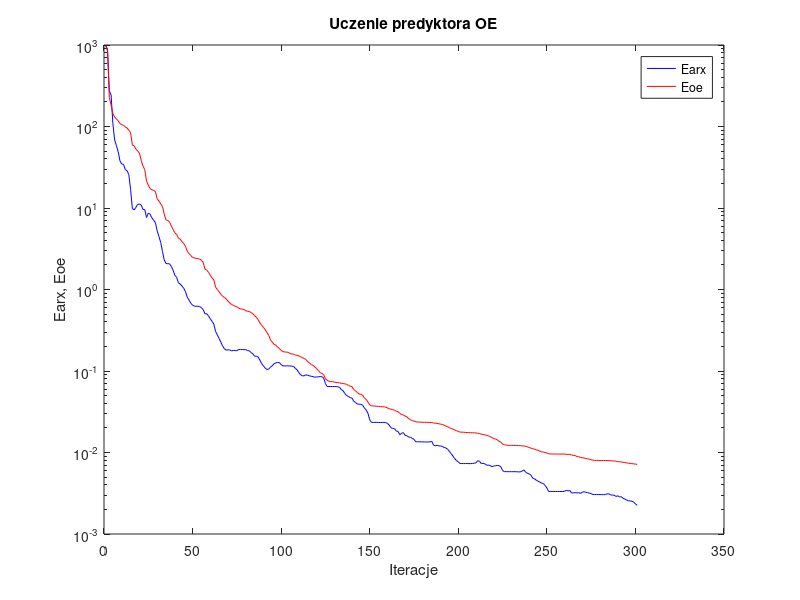
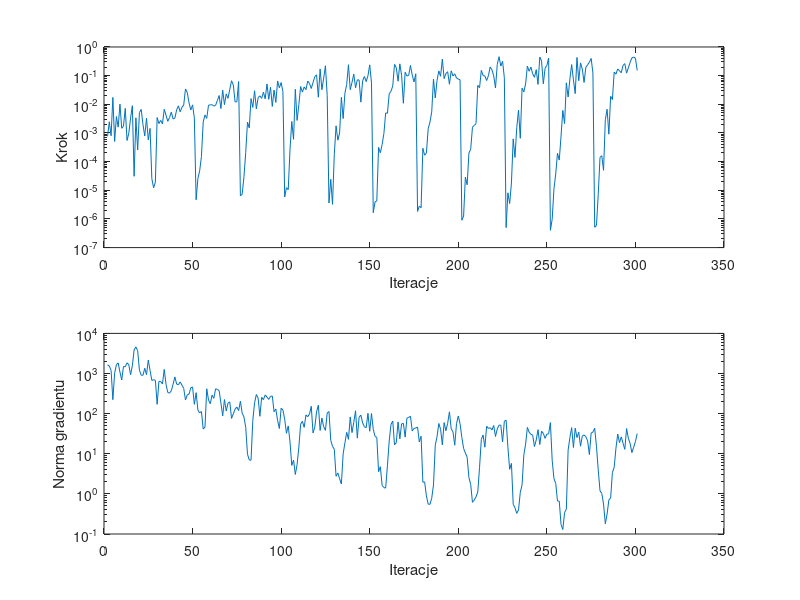

Write MATLAB code to recreate these figures, in order.
%uczenie predyktora oe
clear all;
n=0; farx(n+1)=9.885546e+002; foe(n+1)=9.744134e+002; wspucz(n+1)=0.000000e+000; ng(n+1)=0.000000e+000;
%odnowa zmiennej metryki
n=1; farx(n+1)=8.839626e+002; foe(n+1)=8.388249e+002; krok(n+1)=7.663457e-004; ng(n+1)=1.645468e+003;
n=2; farx(n+1)=2.741251e+002; foe(n+1)=2.270319e+002; krok(n+1)=2.444561e-003; ng(n+1)=1.536104e+003;
n=3; farx(n+1)=2.441136e+002; foe(n+1)=1.841791e+002; krok(n+1)=7.989279e-004; ng(n+1)=1.191142e+003;
n=4; farx(n+1)=1.094943e+002; foe(n+1)=1.447848e+002; krok(n+1)=1.740861e-002; ng(n+1)=2.226736e+002;
n=5; farx(n+1)=6.831485e+001; foe(n+1)=1.301953e+002; krok(n+1)=5.045766e-004; ng(n+1)=1.022761e+003;
n=6; farx(n+1)=5.832012e+001; foe(n+1)=1.241991e+002; krok(n+1)=3.739948e-003; ng(n+1)=1.659596e+003;
n=7; farx(n+1)=4.914933e+001; foe(n+1)=1.175549e+002; krok(n+1)=1.599773e-003; ng(n+1)=1.841479e+003;
n=8; farx(n+1)=3.791745e+001; foe(n+1)=1.087008e+002; krok(n+1)=1.012568e-002; ng(n+1)=1.083094e+003;
n=9; farx(n+1)=3.460372e+001; foe(n+1)=1.052991e+002; krok(n+1)=1.457389e-003; ng(n+1)=6.907782e+002;
n=10; farx(n+1)=3.440375e+001; foe(n+1)=1.034291e+002; krok(n+1)=1.742611e-003; ng(n+1)=1.498290e+003;
n=11; farx(n+1)=2.962868e+001; foe(n+1)=9.905459e+001; krok(n+1)=7.191611e-003; ng(n+1)=1.470401e+003;
n=12; farx(n+1)=2.864128e+001; foe(n+1)=9.593142e+001; krok(n+1)=5.469456e-004; ng(n+1)=1.852572e+003;
n=13; farx(n+1)=2.581009e+001; foe(n+1)=9.032683e+001; krok(n+1)=9.800929e-004; ng(n+1)=1.654734e+003;
n=14; farx(n+1)=1.690171e+001; foe(n+1)=8.399509e+001; krok(n+1)=3.303815e-003; ng(n+1)=9.310391e+002;
n=15; farx(n+1)=9.890082e+000; foe(n+1)=5.942434e+001; krok(n+1)=8.966852e-003; ng(n+1)=1.557356e+003;
n=16; farx(n+1)=9.477258e+000; foe(n+1)=5.783221e+001; krok(n+1)=3.079431e-005; ng(n+1)=3.883183e+003;
n=17; farx(n+1)=1.017739e+001; foe(n+1)=5.292672e+001; krok(n+1)=3.373181e-003; ng(n+1)=4.601748e+003;
n=18; farx(n+1)=1.109582e+001; foe(n+1)=5.009284e+001; krok(n+1)=2.534717e-004; ng(n+1)=3.707725e+003;
n=19; farx(n+1)=1.118368e+001; foe(n+1)=4.716044e+001; krok(n+1)=5.190450e-003; ng(n+1)=1.211339e+003;
n=20; farx(n+1)=1.088952e+001; foe(n+1)=3.846723e+001; krok(n+1)=6.607631e-003; ng(n+1)=9.067399e+002;
n=21; farx(n+1)=9.590071e+000; foe(n+1)=3.255219e+001; krok(n+1)=1.957529e-003; ng(n+1)=9.060233e+002;
n=22; farx(n+1)=9.576293e+000; foe(n+1)=2.967759e+001; krok(n+1)=7.819157e-004; ng(n+1)=1.351648e+003;
n=23; farx(n+1)=7.653194e+000; foe(n+1)=2.138167e+001; krok(n+1)=3.258295e-003; ng(n+1)=9.364898e+002;
n=24; farx(n+1)=8.644514e+000; foe(n+1)=1.907639e+001; krok(n+1)=5.762304e-004; ng(n+1)=2.161929e+003;
n=25; farx(n+1)=8.420212e+000; foe(n+1)=1.736681e+001; krok(n+1)=1.441974e-003; ng(n+1)=1.194102e+003;
%odnowa zmiennej metryki
n=26; farx(n+1)=7.593672e+000; foe(n+1)=1.674091e+001; krok(n+1)=2.549454e-005; ng(n+1)=6.734874e+002;
n=27; farx(n+1)=7.067629e+000; foe(n+1)=1.639571e+001; krok(n+1)=1.221656e-005; ng(n+1)=7.010764e+002;
n=28; farx(n+1)=6.619865e+000; foe(n+1)=1.599751e+001; krok(n+1)=1.909813e-005; ng(n+1)=6.762220e+002;
n=29; farx(n+1)=5.257320e+000; foe(n+1)=1.297336e+001; krok(n+1)=3.452691e-003; ng(n+1)=1.705216e+002;
n=30; farx(n+1)=4.472188e+000; foe(n+1)=1.219524e+001; krok(n+1)=2.129131e-003; ng(n+1)=6.384186e+002;
n=31; farx(n+1)=3.785069e+000; foe(n+1)=1.123722e+001; krok(n+1)=2.739044e-003; ng(n+1)=6.321203e+002;
n=32; farx(n+1)=2.932638e+000; foe(n+1)=1.045578e+001; krok(n+1)=2.090702e-003; ng(n+1)=5.481830e+002;
n=33; farx(n+1)=2.306896e+000; foe(n+1)=8.413771e+000; krok(n+1)=6.700076e-003; ng(n+1)=1.265184e+003;
n=34; farx(n+1)=2.087507e+000; foe(n+1)=7.142996e+000; krok(n+1)=4.187528e-003; ng(n+1)=5.416708e+002;
n=35; farx(n+1)=2.071375e+000; foe(n+1)=7.025010e+000; krok(n+1)=2.553842e-003; ng(n+1)=3.370410e+002;
n=36; farx(n+1)=2.069225e+000; foe(n+1)=6.695828e+000; krok(n+1)=3.453973e-003; ng(n+1)=3.242476e+002;
n=37; farx(n+1)=1.921266e+000; foe(n+1)=6.039502e+000; krok(n+1)=5.320104e-003; ng(n+1)=3.726288e+002;
n=38; farx(n+1)=1.724626e+000; foe(n+1)=5.444484e+000; krok(n+1)=3.065383e-003; ng(n+1)=5.404219e+002;
n=39; farx(n+1)=1.492894e+000; foe(n+1)=4.978829e+000; krok(n+1)=3.303815e-003; ng(n+1)=8.235009e+002;
n=40; farx(n+1)=1.410370e+000; foe(n+1)=4.730016e+000; krok(n+1)=6.349841e-003; ng(n+1)=5.469545e+002;
n=41; farx(n+1)=1.209690e+000; foe(n+1)=4.271945e+000; krok(n+1)=8.855578e-003; ng(n+1)=5.221047e+002;
n=42; farx(n+1)=1.166803e+000; foe(n+1)=4.145968e+000; krok(n+1)=5.478088e-003; ng(n+1)=6.166173e+002;
n=43; farx(n+1)=1.102436e+000; foe(n+1)=3.860573e+000; krok(n+1)=7.860345e-003; ng(n+1)=5.119886e+002;
n=44; farx(n+1)=1.036124e+000; foe(n+1)=3.664216e+000; krok(n+1)=9.479197e-003; ng(n+1)=4.249750e+002;
n=45; farx(n+1)=9.437592e-001; foe(n+1)=3.384508e+000; krok(n+1)=3.432277e-002; ng(n+1)=2.184371e+002;
n=46; farx(n+1)=8.038612e-001; foe(n+1)=2.943195e+000; krok(n+1)=2.594061e-002; ng(n+1)=2.940599e+002;
n=47; farx(n+1)=7.415671e-001; foe(n+1)=2.754781e+000; krok(n+1)=1.121665e-002; ng(n+1)=3.065306e+002;
n=48; farx(n+1)=6.802570e-001; foe(n+1)=2.613154e+000; krok(n+1)=6.353015e-003; ng(n+1)=4.406563e+002;
n=49; farx(n+1)=6.407309e-001; foe(n+1)=2.469568e+000; krok(n+1)=9.533414e-003; ng(n+1)=4.617463e+002;
n=50; farx(n+1)=6.258994e-001; foe(n+1)=2.440907e+000; krok(n+1)=3.367365e-003; ng(n+1)=1.708830e+002;
%odnowa zmiennej metryki
n=51; farx(n+1)=6.219739e-001; foe(n+1)=2.408411e+000; krok(n+1)=4.670339e-006; ng(n+1)=3.333895e+002;
n=52; farx(n+1)=6.241780e-001; foe(n+1)=2.392618e+000; krok(n+1)=2.567510e-005; ng(n+1)=1.229979e+002;
n=53; farx(n+1)=6.169574e-001; foe(n+1)=2.368134e+000; krok(n+1)=4.766085e-005; ng(n+1)=1.044968e+002;
n=54; farx(n+1)=5.973818e-001; foe(n+1)=2.283782e+000; krok(n+1)=1.516739e-004; ng(n+1)=1.126697e+002;
n=55; farx(n+1)=5.677273e-001; foe(n+1)=2.148069e+000; krok(n+1)=2.404573e-003; ng(n+1)=4.143928e+001;
n=56; farx(n+1)=5.020806e-001; foe(n+1)=1.777975e+000; krok(n+1)=4.259233e-003; ng(n+1)=4.588587e+001;
n=57; farx(n+1)=5.045117e-001; foe(n+1)=1.727397e+000; krok(n+1)=3.225080e-003; ng(n+1)=4.168451e+002;
n=58; farx(n+1)=4.733659e-001; foe(n+1)=1.624588e+000; krok(n+1)=9.317009e-003; ng(n+1)=2.186653e+002;
n=59; farx(n+1)=4.366829e-001; foe(n+1)=1.492604e+000; krok(n+1)=9.552064e-003; ng(n+1)=1.766835e+002;
n=60; farx(n+1)=4.066885e-001; foe(n+1)=1.388011e+000; krok(n+1)=9.707132e-003; ng(n+1)=2.894811e+002;
n=61; farx(n+1)=3.768584e-001; foe(n+1)=1.314089e+000; krok(n+1)=8.672124e-003; ng(n+1)=2.403233e+002;
n=62; farx(n+1)=3.051494e-001; foe(n+1)=1.067431e+000; krok(n+1)=9.222377e-003; ng(n+1)=4.149199e+002;
n=63; farx(n+1)=2.767471e-001; foe(n+1)=9.984787e-001; krok(n+1)=1.360047e-002; ng(n+1)=4.031293e+002;
n=64; farx(n+1)=2.501638e-001; foe(n+1)=9.379566e-001; krok(n+1)=2.024365e-002; ng(n+1)=3.735476e+002;
n=65; farx(n+1)=2.244307e-001; foe(n+1)=8.717939e-001; krok(n+1)=7.088910e-003; ng(n+1)=1.833400e+002;
n=66; farx(n+1)=2.017781e-001; foe(n+1)=8.252909e-001; krok(n+1)=3.123706e-002; ng(n+1)=8.785477e+001;
n=67; farx(n+1)=1.874575e-001; foe(n+1)=7.972311e-001; krok(n+1)=9.691715e-003; ng(n+1)=2.243981e+002;
n=68; farx(n+1)=1.798872e-001; foe(n+1)=7.671140e-001; krok(n+1)=2.307159e-002; ng(n+1)=1.160151e+002;
n=69; farx(n+1)=1.823344e-001; foe(n+1)=7.196800e-001; krok(n+1)=1.619061e-002; ng(n+1)=1.830120e+002;
n=70; farx(n+1)=1.811545e-001; foe(n+1)=6.828399e-001; krok(n+1)=3.323730e-002; ng(n+1)=1.964957e+002;
n=71; farx(n+1)=1.765281e-001; foe(n+1)=6.548216e-001; krok(n+1)=6.640781e-002; ng(n+1)=7.602758e+001;
n=72; farx(n+1)=1.784854e-001; foe(n+1)=6.381871e-001; krok(n+1)=4.732423e-002; ng(n+1)=9.884132e+001;
n=73; farx(n+1)=1.780383e-001; foe(n+1)=6.232030e-001; krok(n+1)=1.204622e-002; ng(n+1)=1.293225e+002;
n=74; farx(n+1)=1.773700e-001; foe(n+1)=6.125071e-001; krok(n+1)=1.226253e-002; ng(n+1)=1.459752e+002;
n=75; farx(n+1)=1.840132e-001; foe(n+1)=5.921863e-001; krok(n+1)=6.237096e-002; ng(n+1)=1.189214e+002;
%odnowa zmiennej metryki
n=76; farx(n+1)=1.837540e-001; foe(n+1)=5.784052e-001; krok(n+1)=6.394006e-006; ng(n+1)=2.044597e+002;
n=77; farx(n+1)=1.834636e-001; foe(n+1)=5.749291e-001; krok(n+1)=7.316160e-006; ng(n+1)=1.026952e+002;
n=78; farx(n+1)=1.825880e-001; foe(n+1)=5.673166e-001; krok(n+1)=2.965489e-005; ng(n+1)=8.278690e+001;
n=79; farx(n+1)=1.831135e-001; foe(n+1)=5.491371e-001; krok(n+1)=2.064885e-004; ng(n+1)=4.552839e+001;
n=80; farx(n+1)=1.781396e-001; foe(n+1)=5.407636e-001; krok(n+1)=2.391214e-003; ng(n+1)=9.746570e+000;
n=81; farx(n+1)=1.770774e-001; foe(n+1)=5.391834e-001; krok(n+1)=1.495426e-003; ng(n+1)=7.006272e+000;
n=82; farx(n+1)=1.690346e-001; foe(n+1)=5.205729e-001; krok(n+1)=1.576669e-002; ng(n+1)=6.900416e+000;
n=83; farx(n+1)=1.621901e-001; foe(n+1)=5.059491e-001; krok(n+1)=7.805422e-003; ng(n+1)=6.781887e+001;
n=84; farx(n+1)=1.522160e-001; foe(n+1)=4.776104e-001; krok(n+1)=2.981463e-002; ng(n+1)=1.867763e+002;
n=85; farx(n+1)=1.515177e-001; foe(n+1)=4.566577e-001; krok(n+1)=6.951230e-003; ng(n+1)=2.994808e+002;
n=86; farx(n+1)=1.488878e-001; foe(n+1)=4.275244e-001; krok(n+1)=1.713076e-002; ng(n+1)=2.447670e+002;
n=87; farx(n+1)=1.357894e-001; foe(n+1)=3.894073e-001; krok(n+1)=1.977759e-002; ng(n+1)=8.597550e+001;
n=88; farx(n+1)=1.231858e-001; foe(n+1)=3.631874e-001; krok(n+1)=1.611092e-002; ng(n+1)=2.543049e+002;
n=89; farx(n+1)=1.154178e-001; foe(n+1)=3.433816e-001; krok(n+1)=2.643052e-002; ng(n+1)=2.230593e+002;
n=90; farx(n+1)=1.088298e-001; foe(n+1)=3.204719e-001; krok(n+1)=1.547432e-002; ng(n+1)=2.919714e+002;
n=91; farx(n+1)=1.042042e-001; foe(n+1)=2.961515e-001; krok(n+1)=5.160128e-002; ng(n+1)=2.588083e+002;
n=92; farx(n+1)=1.057325e-001; foe(n+1)=2.731435e-001; krok(n+1)=1.490732e-002; ng(n+1)=2.261107e+002;
n=93; farx(n+1)=1.117295e-001; foe(n+1)=2.401153e-001; krok(n+1)=3.926791e-002; ng(n+1)=2.695824e+002;
n=94; farx(n+1)=1.158778e-001; foe(n+1)=2.260104e-001; krok(n+1)=8.442897e-003; ng(n+1)=2.748608e+002;
n=95; farx(n+1)=1.232342e-001; foe(n+1)=2.124443e-001; krok(n+1)=3.144138e-002; ng(n+1)=1.115199e+002;
n=96; farx(n+1)=1.258829e-001; foe(n+1)=2.075369e-001; krok(n+1)=1.165911e-002; ng(n+1)=1.304998e+002;
n=97; farx(n+1)=1.270485e-001; foe(n+1)=1.966884e-001; krok(n+1)=6.528949e-002; ng(n+1)=6.754759e+001;
n=98; farx(n+1)=1.268840e-001; foe(n+1)=1.890871e-001; krok(n+1)=3.766857e-002; ng(n+1)=4.259230e+001;
n=99; farx(n+1)=1.196889e-001; foe(n+1)=1.786325e-001; krok(n+1)=5.734876e-002; ng(n+1)=1.365197e+002;
n=100; farx(n+1)=1.155029e-001; foe(n+1)=1.728144e-001; krok(n+1)=2.757245e-002; ng(n+1)=1.232999e+002;
%odnowa zmiennej metryki
n=101; farx(n+1)=1.154467e-001; foe(n+1)=1.714473e-001; krok(n+1)=5.807097e-006; ng(n+1)=7.210627e+001;
n=102; farx(n+1)=1.154920e-001; foe(n+1)=1.706059e-001; krok(n+1)=1.235197e-005; ng(n+1)=3.232536e+001;
n=103; farx(n+1)=1.156975e-001; foe(n+1)=1.693277e-001; krok(n+1)=1.051121e-005; ng(n+1)=4.942120e+001;
n=104; farx(n+1)=1.154491e-001; foe(n+1)=1.638007e-001; krok(n+1)=2.630324e-004; ng(n+1)=1.974745e+001;
n=105; farx(n+1)=1.144267e-001; foe(n+1)=1.617382e-001; krok(n+1)=2.518078e-003; ng(n+1)=5.124768e+000;
n=106; farx(n+1)=1.140537e-001; foe(n+1)=1.609233e-001; krok(n+1)=5.993959e-004; ng(n+1)=6.959029e+000;
n=107; farx(n+1)=1.075978e-001; foe(n+1)=1.570951e-001; krok(n+1)=3.345123e-002; ng(n+1)=3.043508e+000;
n=108; farx(n+1)=1.034182e-001; foe(n+1)=1.557832e-001; krok(n+1)=2.739044e-003; ng(n+1)=5.384829e+000;
n=109; farx(n+1)=9.549106e-002; foe(n+1)=1.527778e-001; krok(n+1)=9.784074e-003; ng(n+1)=1.482593e+001;
n=110; farx(n+1)=8.993421e-002; foe(n+1)=1.493990e-001; krok(n+1)=4.166678e-002; ng(n+1)=5.461751e+001;
n=111; farx(n+1)=8.704503e-002; foe(n+1)=1.459360e-001; krok(n+1)=2.667694e-002; ng(n+1)=6.458433e+001;
n=112; farx(n+1)=8.741040e-002; foe(n+1)=1.425521e-001; krok(n+1)=4.050274e-002; ng(n+1)=4.557184e+001;
n=113; farx(n+1)=8.990738e-002; foe(n+1)=1.382143e-001; krok(n+1)=3.234070e-002; ng(n+1)=9.279108e+001;
n=114; farx(n+1)=8.863826e-002; foe(n+1)=1.301245e-001; krok(n+1)=6.468141e-002; ng(n+1)=8.377142e+001;
n=115; farx(n+1)=8.732451e-002; foe(n+1)=1.258129e-001; krok(n+1)=5.335388e-002; ng(n+1)=9.770573e+001;
n=116; farx(n+1)=8.603903e-002; foe(n+1)=1.198120e-001; krok(n+1)=3.571716e-002; ng(n+1)=1.527410e+002;
n=117; farx(n+1)=8.529182e-002; foe(n+1)=1.173583e-001; krok(n+1)=5.753289e-002; ng(n+1)=3.305903e+001;
n=118; farx(n+1)=8.396609e-002; foe(n+1)=1.120347e-001; krok(n+1)=9.267410e-002; ng(n+1)=4.621117e+001;
n=119; farx(n+1)=8.440520e-002; foe(n+1)=1.069274e-001; krok(n+1)=1.067078e-001; ng(n+1)=1.107800e+002;
n=120; farx(n+1)=8.486725e-002; foe(n+1)=1.013823e-001; krok(n+1)=1.767909e-002; ng(n+1)=1.626203e+002;
n=121; farx(n+1)=8.559108e-002; foe(n+1)=9.588382e-002; krok(n+1)=1.710829e-001; ng(n+1)=3.804997e+001;
n=122; farx(n+1)=8.497166e-002; foe(n+1)=9.332188e-002; krok(n+1)=3.221469e-002; ng(n+1)=7.790485e+001;
n=123; farx(n+1)=8.233203e-002; foe(n+1)=8.983454e-002; krok(n+1)=8.172294e-002; ng(n+1)=4.741380e+001;
n=124; farx(n+1)=7.006342e-002; foe(n+1)=8.068523e-002; krok(n+1)=2.209722e-001; ng(n+1)=3.831756e+001;
n=125; farx(n+1)=6.452510e-002; foe(n+1)=7.690915e-002; krok(n+1)=2.001452e-002; ng(n+1)=1.037350e+002;
%odnowa zmiennej metryki
n=126; farx(n+1)=6.456223e-002; foe(n+1)=7.485903e-002; krok(n+1)=3.597379e-006; ng(n+1)=1.129377e+002;
n=127; farx(n+1)=6.446347e-002; foe(n+1)=7.421144e-002; krok(n+1)=2.418894e-005; ng(n+1)=2.161297e+001;
n=128; farx(n+1)=6.446648e-002; foe(n+1)=7.417635e-002; krok(n+1)=3.241425e-006; ng(n+1)=1.537536e+001;
n=129; farx(n+1)=6.459673e-002; foe(n+1)=7.307428e-002; krok(n+1)=1.775310e-004; ng(n+1)=1.287131e+001;
n=130; farx(n+1)=6.440215e-002; foe(n+1)=7.228215e-002; krok(n+1)=1.772228e-003; ng(n+1)=2.754661e+000;
n=131; farx(n+1)=6.406050e-002; foe(n+1)=7.205111e-002; krok(n+1)=5.593002e-004; ng(n+1)=3.313380e+000;
n=132; farx(n+1)=6.285140e-002; foe(n+1)=7.164297e-002; krok(n+1)=9.988735e-004; ng(n+1)=2.391565e+000;
n=133; farx(n+1)=5.914162e-002; foe(n+1)=7.065874e-002; krok(n+1)=1.750226e-002; ng(n+1)=1.764085e+000;
n=134; farx(n+1)=5.711346e-002; foe(n+1)=7.022575e-002; krok(n+1)=3.176507e-003; ng(n+1)=9.954912e+000;
n=135; farx(n+1)=5.269373e-002; foe(n+1)=6.941632e-002; krok(n+1)=2.440235e-002; ng(n+1)=1.870154e+001;
n=136; farx(n+1)=4.996854e-002; foe(n+1)=6.867999e-002; krok(n+1)=4.904612e-002; ng(n+1)=3.418094e+001;
n=137; farx(n+1)=4.875432e-002; foe(n+1)=6.640622e-002; krok(n+1)=2.401567e-001; ng(n+1)=2.289023e+001;
n=138; farx(n+1)=4.710950e-002; foe(n+1)=6.498056e-002; krok(n+1)=3.221469e-002; ng(n+1)=8.280919e+001;
n=139; farx(n+1)=4.652877e-002; foe(n+1)=6.425714e-002; krok(n+1)=5.801457e-002; ng(n+1)=3.359432e+001;
n=140; farx(n+1)=4.261313e-002; foe(n+1)=5.928823e-002; krok(n+1)=1.134096e-001; ng(n+1)=6.077401e+001;
n=141; farx(n+1)=4.109314e-002; foe(n+1)=5.694779e-002; krok(n+1)=3.757462e-002; ng(n+1)=1.180236e+002;
n=142; farx(n+1)=3.930710e-002; foe(n+1)=5.449579e-002; krok(n+1)=7.143431e-002; ng(n+1)=2.456379e+001;
n=143; farx(n+1)=3.918622e-002; foe(n+1)=5.222513e-002; krok(n+1)=7.053511e-002; ng(n+1)=8.150847e+001;
n=144; farx(n+1)=3.905096e-002; foe(n+1)=5.187335e-002; krok(n+1)=1.189399e-002; ng(n+1)=9.164168e+001;
n=145; farx(n+1)=3.810175e-002; foe(n+1)=5.019284e-002; krok(n+1)=6.640781e-002; ng(n+1)=5.849670e+001;
n=146; farx(n+1)=3.516347e-002; foe(n+1)=4.667090e-002; krok(n+1)=9.338312e-002; ng(n+1)=4.729800e+001;
n=147; farx(n+1)=3.321572e-002; foe(n+1)=4.480453e-002; krok(n+1)=6.191270e-002; ng(n+1)=4.459016e+001;
n=148; farx(n+1)=3.030907e-002; foe(n+1)=4.148574e-002; krok(n+1)=9.907791e-002; ng(n+1)=1.021904e+002;
n=149; farx(n+1)=2.517920e-002; foe(n+1)=3.843906e-002; krok(n+1)=2.381694e-001; ng(n+1)=3.634258e+001;
n=150; farx(n+1)=2.340827e-002; foe(n+1)=3.738232e-002; krok(n+1)=5.600725e-002; ng(n+1)=1.008234e+002;
%odnowa zmiennej metryki
n=151; farx(n+1)=2.340242e-002; foe(n+1)=3.725204e-002; krok(n+1)=1.650284e-006; ng(n+1)=4.070276e+001;
n=152; farx(n+1)=2.340755e-002; foe(n+1)=3.710894e-002; krok(n+1)=3.933329e-006; ng(n+1)=2.694154e+001;
n=153; farx(n+1)=2.342294e-002; foe(n+1)=3.697431e-002; krok(n+1)=4.250149e-006; ng(n+1)=2.570446e+001;
n=154; farx(n+1)=2.335118e-002; foe(n+1)=3.672172e-002; krok(n+1)=3.151866e-004; ng(n+1)=3.565034e+000;
n=155; farx(n+1)=2.333566e-002; foe(n+1)=3.651316e-002; krok(n+1)=2.034749e-004; ng(n+1)=4.763217e+000;
n=156; farx(n+1)=2.334813e-002; foe(n+1)=3.647328e-002; krok(n+1)=3.939441e-004; ng(n+1)=1.630245e+000;
n=157; farx(n+1)=2.342105e-002; foe(n+1)=3.638973e-002; krok(n+1)=9.540187e-004; ng(n+1)=1.438762e+000;
n=158; farx(n+1)=2.326490e-002; foe(n+1)=3.598467e-002; krok(n+1)=5.000456e-003; ng(n+1)=1.393247e+000;
n=159; farx(n+1)=2.281139e-002; foe(n+1)=3.529821e-002; krok(n+1)=4.883941e-003; ng(n+1)=5.056218e+000;
n=160; farx(n+1)=2.165492e-002; foe(n+1)=3.435044e-002; krok(n+1)=2.331822e-002; ng(n+1)=2.090705e+001;
n=161; farx(n+1)=2.018076e-002; foe(n+1)=3.401457e-002; krok(n+1)=2.835564e-002; ng(n+1)=5.349363e+001;
n=162; farx(n+1)=1.970705e-002; foe(n+1)=3.363219e-002; krok(n+1)=4.346837e-002; ng(n+1)=6.523291e+001;
n=163; farx(n+1)=1.960410e-002; foe(n+1)=3.293708e-002; krok(n+1)=2.468078e-001; ng(n+1)=1.676415e+001;
n=164; farx(n+1)=1.834064e-002; foe(n+1)=3.211547e-002; krok(n+1)=1.902702e-001; ng(n+1)=1.895489e+001;
n=165; farx(n+1)=1.809593e-002; foe(n+1)=3.161469e-002; krok(n+1)=6.385486e-002; ng(n+1)=6.226446e+001;
n=166; farx(n+1)=1.648521e-002; foe(n+1)=3.027640e-002; krok(n+1)=2.577175e-001; ng(n+1)=2.347854e+001;
n=167; farx(n+1)=1.726251e-002; foe(n+1)=2.920267e-002; krok(n+1)=1.022485e-001; ng(n+1)=5.560185e+001;
n=168; farx(n+1)=1.751747e-002; foe(n+1)=2.892679e-002; krok(n+1)=1.086709e-002; ng(n+1)=5.725625e+001;
n=169; farx(n+1)=1.620361e-002; foe(n+1)=2.794854e-002; krok(n+1)=1.312690e-001; ng(n+1)=2.593307e+001;
n=170; farx(n+1)=1.604999e-002; foe(n+1)=2.735490e-002; krok(n+1)=9.714883e-002; ng(n+1)=7.712886e+001;
n=171; farx(n+1)=1.546232e-002; foe(n+1)=2.602717e-002; krok(n+1)=1.019433e-001; ng(n+1)=8.064661e+001;
n=172; farx(n+1)=1.539742e-002; foe(n+1)=2.525396e-002; krok(n+1)=2.268451e-001; ng(n+1)=8.594881e+001;
n=173; farx(n+1)=1.489487e-002; foe(n+1)=2.461585e-002; krok(n+1)=1.057221e-001; ng(n+1)=3.713656e+001;
n=174; farx(n+1)=1.448994e-002; foe(n+1)=2.433558e-002; krok(n+1)=6.013604e-002; ng(n+1)=4.287911e+001;
n=175; farx(n+1)=1.354547e-002; foe(n+1)=2.384013e-002; krok(n+1)=1.160291e-001; ng(n+1)=4.378185e+001;
%odnowa zmiennej metryki
n=176; farx(n+1)=1.354747e-002; foe(n+1)=2.365840e-002; krok(n+1)=1.833535e-006; ng(n+1)=4.637453e+001;
n=177; farx(n+1)=1.354358e-002; foe(n+1)=2.360755e-002; krok(n+1)=2.824506e-006; ng(n+1)=1.971831e+001;
n=178; farx(n+1)=1.352827e-002; foe(n+1)=2.352117e-002; krok(n+1)=2.441629e-006; ng(n+1)=2.734503e+001;
n=179; farx(n+1)=1.350376e-002; foe(n+1)=2.347508e-002; krok(n+1)=2.915196e-004; ng(n+1)=1.946292e+000;
n=180; farx(n+1)=1.346453e-002; foe(n+1)=2.344272e-002; krok(n+1)=1.673718e-004; ng(n+1)=1.990584e+000;
n=181; farx(n+1)=1.345797e-002; foe(n+1)=2.343449e-002; krok(n+1)=2.002680e-004; ng(n+1)=8.879545e-001;
n=182; farx(n+1)=1.347789e-002; foe(n+1)=2.341829e-002; krok(n+1)=1.402097e-003; ng(n+1)=5.548799e-001;
n=183; farx(n+1)=1.350888e-002; foe(n+1)=2.339301e-002; krok(n+1)=2.380740e-003; ng(n+1)=5.491623e-001;
n=184; farx(n+1)=1.372596e-002; foe(n+1)=2.328887e-002; krok(n+1)=5.414124e-003; ng(n+1)=7.796255e-001;
n=185; farx(n+1)=1.235678e-002; foe(n+1)=2.303240e-002; krok(n+1)=7.628018e-002; ng(n+1)=1.668256e+000;
n=186; farx(n+1)=1.203353e-002; foe(n+1)=2.294290e-002; krok(n+1)=1.664870e-002; ng(n+1)=1.637842e+001;
n=187; farx(n+1)=1.229462e-002; foe(n+1)=2.278425e-002; krok(n+1)=6.813219e-002; ng(n+1)=2.676906e+001;
n=188; farx(n+1)=1.203265e-002; foe(n+1)=2.249082e-002; krok(n+1)=1.465272e-001; ng(n+1)=5.674079e+001;
n=189; farx(n+1)=1.202797e-002; foe(n+1)=2.233285e-002; krok(n+1)=9.515193e-002; ng(n+1)=4.092001e+001;
n=190; farx(n+1)=1.188523e-002; foe(n+1)=2.202661e-002; krok(n+1)=3.772555e-001; ng(n+1)=1.666547e+001;
n=191; farx(n+1)=1.154706e-002; foe(n+1)=2.167731e-002; krok(n+1)=7.911036e-002; ng(n+1)=5.983616e+001;
n=192; farx(n+1)=1.136277e-002; foe(n+1)=2.111544e-002; krok(n+1)=1.178633e-001; ng(n+1)=3.740870e+001;
n=193; farx(n+1)=1.096371e-002; foe(n+1)=2.069359e-002; krok(n+1)=1.372911e-001; ng(n+1)=5.726362e+001;
n=194; farx(n+1)=1.030534e-002; foe(n+1)=2.013342e-002; krok(n+1)=5.005537e-002; ng(n+1)=1.107775e+002;
n=195; farx(n+1)=9.653397e-003; foe(n+1)=1.970243e-002; krok(n+1)=1.474115e-001; ng(n+1)=4.183314e+001;
n=196; farx(n+1)=9.031481e-003; foe(n+1)=1.936764e-002; krok(n+1)=9.714883e-002; ng(n+1)=3.525242e+001;
n=197; farx(n+1)=8.394959e-003; foe(n+1)=1.890584e-002; krok(n+1)=1.158784e-001; ng(n+1)=1.633254e+001;
n=198; farx(n+1)=7.964904e-003; foe(n+1)=1.850332e-002; krok(n+1)=8.260442e-002; ng(n+1)=5.635140e+001;
n=199; farx(n+1)=7.671106e-003; foe(n+1)=1.813921e-002; krok(n+1)=7.626731e-002; ng(n+1)=8.736910e+001;
n=200; farx(n+1)=7.320775e-003; foe(n+1)=1.778949e-002; krok(n+1)=7.158549e-002; ng(n+1)=5.614886e+001;
%odnowa zmiennej metryki
n=201; farx(n+1)=7.320138e-003; foe(n+1)=1.775408e-002; krok(n+1)=9.014405e-007; ng(n+1)=2.558346e+001;
n=202; farx(n+1)=7.318973e-003; foe(n+1)=1.774236e-002; krok(n+1)=1.265725e-006; ng(n+1)=1.354347e+001;
n=203; farx(n+1)=7.319327e-003; foe(n+1)=1.762715e-002; krok(n+1)=2.877521e-005; ng(n+1)=1.041508e+001;
n=204; farx(n+1)=7.326058e-003; foe(n+1)=1.756797e-002; krok(n+1)=1.558595e-005; ng(n+1)=8.175631e+000;
n=205; farx(n+1)=7.315470e-003; foe(n+1)=1.751350e-002; krok(n+1)=1.992091e-004; ng(n+1)=2.549971e+000;
n=206; farx(n+1)=7.305145e-003; foe(n+1)=1.747054e-002; krok(n+1)=2.698173e-004; ng(n+1)=1.719857e+000;
n=207; farx(n+1)=7.341781e-003; foe(n+1)=1.744935e-002; krok(n+1)=1.588254e-003; ng(n+1)=6.164991e-001;
n=208; farx(n+1)=7.373698e-003; foe(n+1)=1.742213e-002; krok(n+1)=1.830478e-003; ng(n+1)=6.987235e-001;
n=209; farx(n+1)=7.490356e-003; foe(n+1)=1.735217e-002; krok(n+1)=2.095809e-003; ng(n+1)=8.439267e-001;
n=210; farx(n+1)=7.946129e-003; foe(n+1)=1.723007e-002; krok(n+1)=4.568872e-002; ng(n+1)=1.114500e+000;
n=211; farx(n+1)=7.777546e-003; foe(n+1)=1.705507e-002; krok(n+1)=3.793821e-002; ng(n+1)=4.600492e+000;
n=212; farx(n+1)=7.307691e-003; foe(n+1)=1.678942e-002; krok(n+1)=1.523673e-001; ng(n+1)=2.272924e+001;
n=213; farx(n+1)=7.374889e-003; foe(n+1)=1.664913e-002; krok(n+1)=1.011122e-001; ng(n+1)=2.937240e+001;
n=214; farx(n+1)=7.258455e-003; foe(n+1)=1.648265e-002; krok(n+1)=9.704432e-002; ng(n+1)=1.456723e+001;
n=215; farx(n+1)=6.981901e-003; foe(n+1)=1.622835e-002; krok(n+1)=6.754791e-002; ng(n+1)=4.839202e+001;
n=216; farx(n+1)=7.003112e-003; foe(n+1)=1.602634e-002; krok(n+1)=9.907791e-002; ng(n+1)=4.283863e+001;
n=217; farx(n+1)=6.904954e-003; foe(n+1)=1.571312e-002; krok(n+1)=2.002215e-001; ng(n+1)=4.445972e+001;
n=218; farx(n+1)=6.708988e-003; foe(n+1)=1.525653e-002; krok(n+1)=1.592896e-001; ng(n+1)=3.936778e+001;
n=219; farx(n+1)=6.812127e-003; foe(n+1)=1.476865e-002; krok(n+1)=9.809225e-002; ng(n+1)=5.061567e+001;
n=220; farx(n+1)=6.885401e-003; foe(n+1)=1.465646e-002; krok(n+1)=3.712452e-002; ng(n+1)=2.698179e+001;
n=221; farx(n+1)=6.928033e-003; foe(n+1)=1.430433e-002; krok(n+1)=2.461541e-001; ng(n+1)=4.167446e+001;
n=222; farx(n+1)=6.909337e-003; foe(n+1)=1.373384e-002; krok(n+1)=4.584092e-001; ng(n+1)=5.170106e+001;
n=223; farx(n+1)=6.674945e-003; foe(n+1)=1.339723e-002; krok(n+1)=2.158836e-001; ng(n+1)=5.164605e+001;
n=224; farx(n+1)=6.014721e-003; foe(n+1)=1.267467e-002; krok(n+1)=3.167854e-001; ng(n+1)=1.960703e+001;
n=225; farx(n+1)=5.825012e-003; foe(n+1)=1.244214e-002; krok(n+1)=8.430727e-002; ng(n+1)=6.467879e+001;
%odnowa zmiennej metryki
n=226; farx(n+1)=5.825809e-003; foe(n+1)=1.232760e-002; krok(n+1)=4.981193e-007; ng(n+1)=6.842259e+001;
n=227; farx(n+1)=5.817250e-003; foe(n+1)=1.224788e-002; krok(n+1)=8.155065e-006; ng(n+1)=1.455339e+001;
n=228; farx(n+1)=5.816488e-003; foe(n+1)=1.224561e-002; krok(n+1)=3.445269e-006; ng(n+1)=4.083355e+000;
n=229; farx(n+1)=5.813680e-003; foe(n+1)=1.222099e-002; krok(n+1)=1.802934e-005; ng(n+1)=5.753183e+000;
n=230; farx(n+1)=5.818249e-003; foe(n+1)=1.221413e-002; krok(n+1)=6.212354e-004; ng(n+1)=5.515112e-001;
n=231; farx(n+1)=5.818592e-003; foe(n+1)=1.221241e-002; krok(n+1)=1.401071e-004; ng(n+1)=4.519374e-001;
n=232; farx(n+1)=5.803469e-003; foe(n+1)=1.220655e-002; krok(n+1)=1.524981e-003; ng(n+1)=3.271415e-001;
n=233; farx(n+1)=5.784866e-003; foe(n+1)=1.216704e-002; krok(n+1)=6.273397e-003; ng(n+1)=3.989718e-001;
n=234; farx(n+1)=5.784095e-003; foe(n+1)=1.215572e-002; krok(n+1)=6.518159e-004; ng(n+1)=1.095205e+000;
n=235; farx(n+1)=5.905367e-003; foe(n+1)=1.207476e-002; krok(n+1)=3.680593e-002; ng(n+1)=1.674522e+000;
n=236; farx(n+1)=6.122889e-003; foe(n+1)=1.202088e-002; krok(n+1)=2.710756e-002; ng(n+1)=9.434673e+000;
n=237; farx(n+1)=5.759968e-003; foe(n+1)=1.192050e-002; krok(n+1)=5.142836e-002; ng(n+1)=1.738419e+001;
n=238; farx(n+1)=5.553450e-003; foe(n+1)=1.173097e-002; krok(n+1)=2.158836e-001; ng(n+1)=4.529620e+001;
n=239; farx(n+1)=5.469702e-003; foe(n+1)=1.153383e-002; krok(n+1)=1.420813e-001; ng(n+1)=3.446748e+001;
n=240; farx(n+1)=5.289123e-003; foe(n+1)=1.131522e-002; krok(n+1)=1.981558e-001; ng(n+1)=3.044345e+001;
n=241; farx(n+1)=4.836433e-003; foe(n+1)=1.110502e-002; krok(n+1)=1.160291e-001; ng(n+1)=2.913632e+001;
n=242; farx(n+1)=4.767317e-003; foe(n+1)=1.100739e-002; krok(n+1)=8.764941e-002; ng(n+1)=1.509944e+001;
n=243; farx(n+1)=4.577661e-003; foe(n+1)=1.077746e-002; krok(n+1)=1.620110e-001; ng(n+1)=2.209642e+001;
n=244; farx(n+1)=4.445707e-003; foe(n+1)=1.067070e-002; krok(n+1)=4.953895e-002; ng(n+1)=3.990568e+001;
n=245; farx(n+1)=4.341421e-003; foe(n+1)=1.040040e-002; krok(n+1)=4.448787e-001; ng(n+1)=1.699476e+001;
n=246; farx(n+1)=4.216837e-003; foe(n+1)=1.020622e-002; krok(n+1)=3.261226e-001; ng(n+1)=3.645953e+001;
n=247; farx(n+1)=4.163847e-003; foe(n+1)=1.012950e-002; krok(n+1)=5.197516e-002; ng(n+1)=3.224553e+001;
n=248; farx(n+1)=3.936666e-003; foe(n+1)=1.000950e-002; krok(n+1)=1.803622e-001; ng(n+1)=2.420322e+001;
n=249; farx(n+1)=3.682482e-003; foe(n+1)=9.867745e-003; krok(n+1)=2.272257e-001; ng(n+1)=3.085528e+001;
n=250; farx(n+1)=3.326615e-003; foe(n+1)=9.665371e-003; krok(n+1)=4.097889e-001; ng(n+1)=3.139250e+001;
%odnowa zmiennej metryki
n=251; farx(n+1)=3.326898e-003; foe(n+1)=9.591947e-003; krok(n+1)=4.011382e-007; ng(n+1)=5.978130e+001;
n=252; farx(n+1)=3.326698e-003; foe(n+1)=9.589704e-003; krok(n+1)=9.741221e-007; ng(n+1)=6.907938e+000;
n=253; farx(n+1)=3.327356e-003; foe(n+1)=9.586525e-003; krok(n+1)=1.115447e-005; ng(n+1)=2.410251e+000;
n=254; farx(n+1)=3.327519e-003; foe(n+1)=9.580007e-003; krok(n+1)=3.731275e-005; ng(n+1)=1.825608e+000;
n=255; farx(n+1)=3.325603e-003; foe(n+1)=9.574603e-003; krok(n+1)=1.955288e-004; ng(n+1)=6.642300e-001;
n=256; farx(n+1)=3.325269e-003; foe(n+1)=9.572146e-003; krok(n+1)=1.131625e-004; ng(n+1)=6.574028e-001;
n=257; farx(n+1)=3.325067e-003; foe(n+1)=9.571288e-003; krok(n+1)=7.740461e-004; ng(n+1)=1.729792e-001;
n=258; farx(n+1)=3.326063e-003; foe(n+1)=9.568571e-003; krok(n+1)=6.118798e-003; ng(n+1)=1.291296e-001;
n=259; farx(n+1)=3.344570e-003; foe(n+1)=9.558046e-003; krok(n+1)=2.129131e-003; ng(n+1)=3.423384e-001;
n=260; farx(n+1)=3.441945e-003; foe(n+1)=9.500676e-003; krok(n+1)=5.625683e-002; ng(n+1)=4.173857e-001;
n=261; farx(n+1)=3.380384e-003; foe(n+1)=9.466494e-003; krok(n+1)=1.793370e-002; ng(n+1)=1.232873e+001;
n=262; farx(n+1)=3.416543e-003; foe(n+1)=9.432035e-003; krok(n+1)=7.667368e-002; ng(n+1)=2.524566e+001;
n=263; farx(n+1)=3.189014e-003; foe(n+1)=9.323562e-003; krok(n+1)=2.429329e-001; ng(n+1)=4.486604e+001;
n=264; farx(n+1)=3.190476e-003; foe(n+1)=9.217885e-003; krok(n+1)=7.119534e-002; ng(n+1)=1.429632e+001;
n=265; farx(n+1)=3.226384e-003; foe(n+1)=9.170114e-003; krok(n+1)=2.366211e-002; ng(n+1)=4.330198e+001;
n=266; farx(n+1)=3.184910e-003; foe(n+1)=8.907246e-003; krok(n+1)=4.306047e-001; ng(n+1)=2.533094e+001;
n=267; farx(n+1)=3.215567e-003; foe(n+1)=8.856193e-003; krok(n+1)=6.647460e-002; ng(n+1)=3.449530e+001;
n=268; farx(n+1)=3.154626e-003; foe(n+1)=8.709938e-003; krok(n+1)=2.785378e-001; ng(n+1)=1.542948e+001;
n=269; farx(n+1)=3.251838e-003; foe(n+1)=8.639456e-003; krok(n+1)=1.695040e-001; ng(n+1)=2.753182e+001;
n=270; farx(n+1)=3.307117e-003; foe(n+1)=8.547022e-003; krok(n+1)=5.793922e-002; ng(n+1)=2.940683e+001;
n=271; farx(n+1)=3.245521e-003; foe(n+1)=8.450905e-003; krok(n+1)=1.951976e-001; ng(n+1)=2.668065e+001;
n=272; farx(n+1)=3.230900e-003; foe(n+1)=8.368538e-003; krok(n+1)=2.382113e-001; ng(n+1)=2.094422e+001;
n=273; farx(n+1)=3.160595e-003; foe(n+1)=8.297770e-003; krok(n+1)=2.936023e-001; ng(n+1)=9.551220e+000;
n=274; farx(n+1)=3.131469e-003; foe(n+1)=8.149294e-003; krok(n+1)=3.985391e-001; ng(n+1)=3.289943e+001;
n=275; farx(n+1)=3.049221e-003; foe(n+1)=8.051158e-003; krok(n+1)=1.238254e-001; ng(n+1)=3.462817e+001;
%odnowa zmiennej metryki
n=276; farx(n+1)=3.050062e-003; foe(n+1)=8.010601e-003; krok(n+1)=5.128287e-007; ng(n+1)=4.336501e+001;
n=277; farx(n+1)=3.050183e-003; foe(n+1)=8.001393e-003; krok(n+1)=5.924763e-007; ng(n+1)=1.531931e+001;
n=278; farx(n+1)=3.049009e-003; foe(n+1)=7.996617e-003; krok(n+1)=7.147272e-006; ng(n+1)=3.979556e+000;
n=279; farx(n+1)=3.046254e-003; foe(n+1)=7.985046e-003; krok(n+1)=1.407870e-004; ng(n+1)=1.191252e+000;
n=280; farx(n+1)=3.040297e-003; foe(n+1)=7.974897e-003; krok(n+1)=1.614953e-004; ng(n+1)=1.031994e+000;
n=281; farx(n+1)=3.040258e-003; foe(n+1)=7.974248e-003; krok(n+1)=4.963293e-005; ng(n+1)=5.599944e-001;
n=282; farx(n+1)=3.044958e-003; foe(n+1)=7.972030e-003; krok(n+1)=2.896066e-003; ng(n+1)=1.803731e-001;
n=283; farx(n+1)=3.112511e-003; foe(n+1)=7.953958e-003; krok(n+1)=6.700076e-003; ng(n+1)=3.127844e-001;
n=284; farx(n+1)=3.112679e-003; foe(n+1)=7.952593e-003; krok(n+1)=9.064776e-004; ng(n+1)=7.080485e-001;
n=285; farx(n+1)=3.018278e-003; foe(n+1)=7.913530e-003; krok(n+1)=1.901220e-002; ng(n+1)=7.865912e-001;
n=286; farx(n+1)=3.005969e-003; foe(n+1)=7.902166e-003; krok(n+1)=1.464382e-002; ng(n+1)=3.399562e+000;
n=287; farx(n+1)=2.992016e-003; foe(n+1)=7.864927e-003; krok(n+1)=1.329492e-001; ng(n+1)=4.598648e+000;
n=288; farx(n+1)=2.891903e-003; foe(n+1)=7.819550e-003; krok(n+1)=1.124683e-001; ng(n+1)=1.375006e+001;
n=289; farx(n+1)=2.943354e-003; foe(n+1)=7.742160e-003; krok(n+1)=1.714306e-001; ng(n+1)=3.089621e+001;
n=290; farx(n+1)=2.851685e-003; foe(n+1)=7.707635e-003; krok(n+1)=1.473741e-001; ng(n+1)=1.895475e+001;
n=291; farx(n+1)=2.866252e-003; foe(n+1)=7.651042e-003; krok(n+1)=1.261335e-001; ng(n+1)=2.635115e+001;
n=292; farx(n+1)=2.741033e-003; foe(n+1)=7.593333e-003; krok(n+1)=2.278082e-001; ng(n+1)=1.829018e+001;
n=293; farx(n+1)=2.682902e-003; foe(n+1)=7.528371e-003; krok(n+1)=2.625380e-001; ng(n+1)=1.287948e+001;
n=294; farx(n+1)=2.614793e-003; foe(n+1)=7.447998e-003; krok(n+1)=1.221144e-001; ng(n+1)=4.255920e+001;
n=295; farx(n+1)=2.552978e-003; foe(n+1)=7.405241e-003; krok(n+1)=1.874735e-001; ng(n+1)=2.447264e+001;
n=296; farx(n+1)=2.545152e-003; foe(n+1)=7.355421e-003; krok(n+1)=2.906512e-001; ng(n+1)=1.802937e+001;
n=297; farx(n+1)=2.523973e-003; foe(n+1)=7.301449e-003; krok(n+1)=4.158012e-001; ng(n+1)=1.068361e+001;
n=298; farx(n+1)=2.464088e-003; foe(n+1)=7.259865e-003; krok(n+1)=4.461084e-001; ng(n+1)=1.458109e+001;
n=299; farx(n+1)=2.341488e-003; foe(n+1)=7.199392e-003; krok(n+1)=4.063898e-001; ng(n+1)=2.016695e+001;
n=300; farx(n+1)=2.254008e-003; foe(n+1)=7.159722e-003; krok(n+1)=1.519256e-001; ng(n+1)=3.176234e+001;

figure; semilogy(farx,'b'); hold on; semilogy(foe,'r'); xlabel('Iteracje'); ylabel('Earx, Eoe'); legend('Earx','Eoe'); title('Uczenie predyktora OE');
figure; subplot(2,1,1); semilogy(krok); xlabel('Iteracje'); ylabel('Krok');
subplot(2,1,2); semilogy(ng); xlabel('Iteracje'); ylabel('Norma gradientu');
Earx=farx(n+1)
Eoe=foe(n+1)
